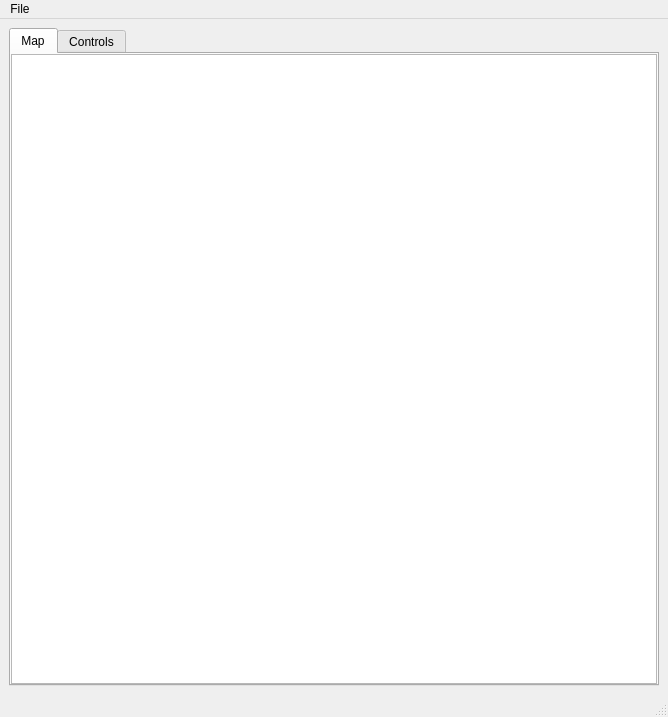
<?xml version="1.0" encoding="UTF-8"?>
<ui version="4.0">
 <class>MainWindow</class>
 <widget class="QMainWindow" name="MainWindow">
  <property name="geometry">
   <rect>
    <x>0</x>
    <y>0</y>
    <width>668</width>
    <height>717</height>
   </rect>
  </property>
  <property name="windowTitle">
   <string>Ground Station</string>
  </property>
  <widget class="QWidget" name="centralwidget">
   <layout class="QVBoxLayout" name="verticalLayout_3">
    <item>
     <widget class="QTabWidget" name="main_tab_widget">
      <property name="currentIndex">
       <number>0</number>
      </property>
      <widget class="QWidget" name="mapTab">
       <attribute name="title">
        <string>Map</string>
       </attribute>
       <layout class="QVBoxLayout" name="verticalLayout_4">
        <property name="margin">
         <number>0</number>
        </property>
        <item>
         <widget class="DataDisplayWidget" name="mapWidgetPlaceholder"/>
        </item>
       </layout>
      </widget>
      <widget class="QWidget" name="controlsTab">
       <attribute name="title">
        <string>Controls</string>
       </attribute>
       <layout class="QVBoxLayout" name="verticalLayout_2">
        <property name="margin">
         <number>0</number>
        </property>
        <item>
         <widget class="DecoderWidget" name="controlsWidgetPlaceholder" native="true"/>
        </item>
       </layout>
      </widget>
     </widget>
    </item>
   </layout>
  </widget>
  <widget class="QMenuBar" name="menubar">
   <property name="geometry">
    <rect>
     <x>0</x>
     <y>0</y>
     <width>668</width>
     <height>28</height>
    </rect>
   </property>
   <widget class="QMenu" name="fileMenu">
    <property name="title">
     <string>File</string>
    </property>
    <addaction name="actionQuit"/>
   </widget>
   <addaction name="fileMenu"/>
  </widget>
  <widget class="QStatusBar" name="statusbar"/>
  <action name="actionQuit">
   <property name="checkable">
    <bool>false</bool>
   </property>
   <property name="text">
    <string>Quit</string>
   </property>
  </action>
 </widget>
 <customwidgets>
  <customwidget>
   <class>DecoderWidget</class>
   <extends>QWidget</extends>
   <header>data_sources/dummy_source.h</header>
   <container>1</container>
  </customwidget>
  <customwidget>
   <class>DataDisplayWidget</class>
   <extends>QGraphicsView</extends>
   <header>dummy_map</header>
  </customwidget>
 </customwidgets>
 <resources/>
 <connections>
  <connection>
   <sender>actionQuit</sender>
   <signal>triggered()</signal>
   <receiver>MainWindow</receiver>
   <slot>close()</slot>
   <hints>
    <hint type="sourcelabel">
     <x>-1</x>
     <y>-1</y>
    </hint>
    <hint type="destinationlabel">
     <x>270</x>
     <y>287</y>
    </hint>
   </hints>
  </connection>
 </connections>
</ui>
